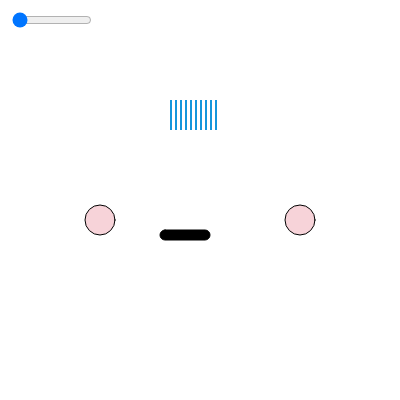
Frame 1 (no input)
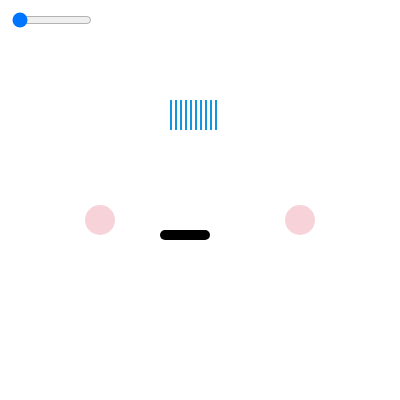
Frame 60 (no input)
Frame 120 (the mouse pressed at the canvas centre since frame 60): identical to frame 60, image omitted

The p5.js sketch that drew these frames (run headless with seeded random() and noise() and a simulated clock; from frame 60 on, the mouse is pressed at the canvas centre):

// p5.js sketch
// ── sketch.js
let seed;

function setup() {
  createCanvas(400, 400);
  slider = createSlider(200, 300, 100);
  slider.position(10, 10);
  slider.style("width", "80px");
  seed = Math.round(random(0, 1000));
}

function draw() {
  randomSeed(seed);

  background(255);
  let val = slider.value();
  let r = random(0, 170);

  //mouth
  fill(0);
  rect(160, 230, 50, 10, 30);

  //cheeks
  fill(234, 137, 154, 95);
  circle(300, 220, 30);
  circle(100, 220, 30);

  //hair
  for (var x = 170; x < 220; x += 5) {
    noStroke();
    fill(20, 150, 220);
    rect(x, 100, 2, 30);
  }
}

function head() {
  fill(198, 134, 66);
  noStroke();
  ellipse(width / 2, height / 2, 200 + r, 100 + r);
}

function eyes() {
  fill(180, 120, 63);
  //stroke(0);
  ellipse(240, 160, r, r);
  ellipse(140, 160, 20, r);
  fill(255);
  ellipse(240, 160, r, r - 40);
  ellipse(140, 160, 20, r - 100);
  noStroke();
  fill(0);
  circle(240, 160, r - 50);
  circle(140, 160, r - 90);
}
